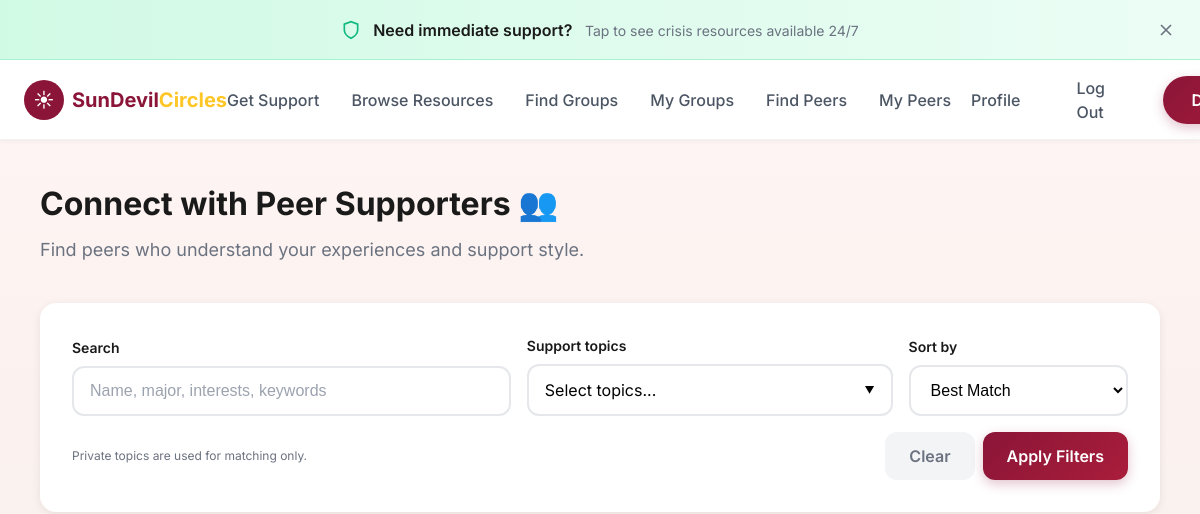
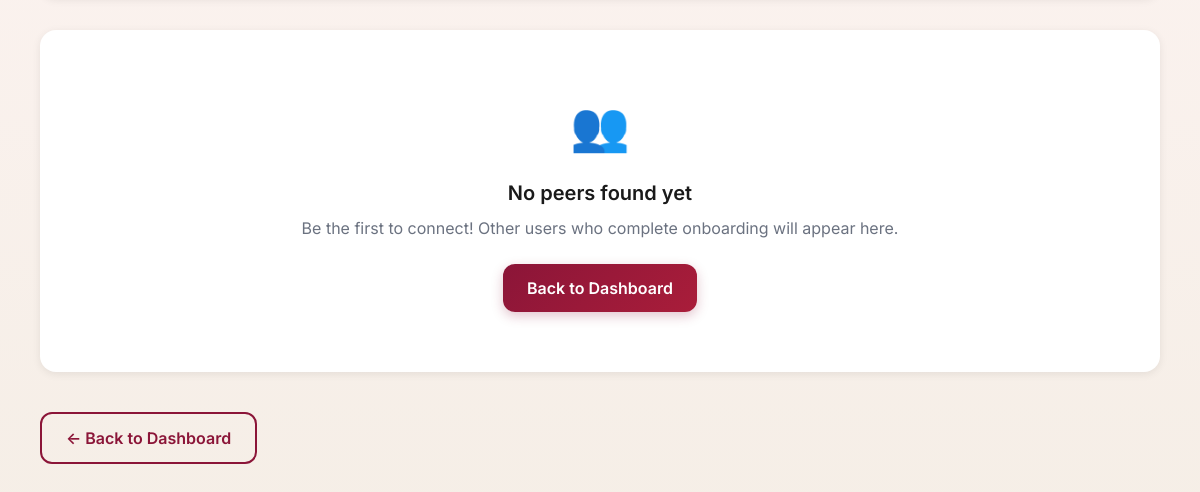
The page /people (signed in) on the database as committed earlier (2 pictures, top to bottom).
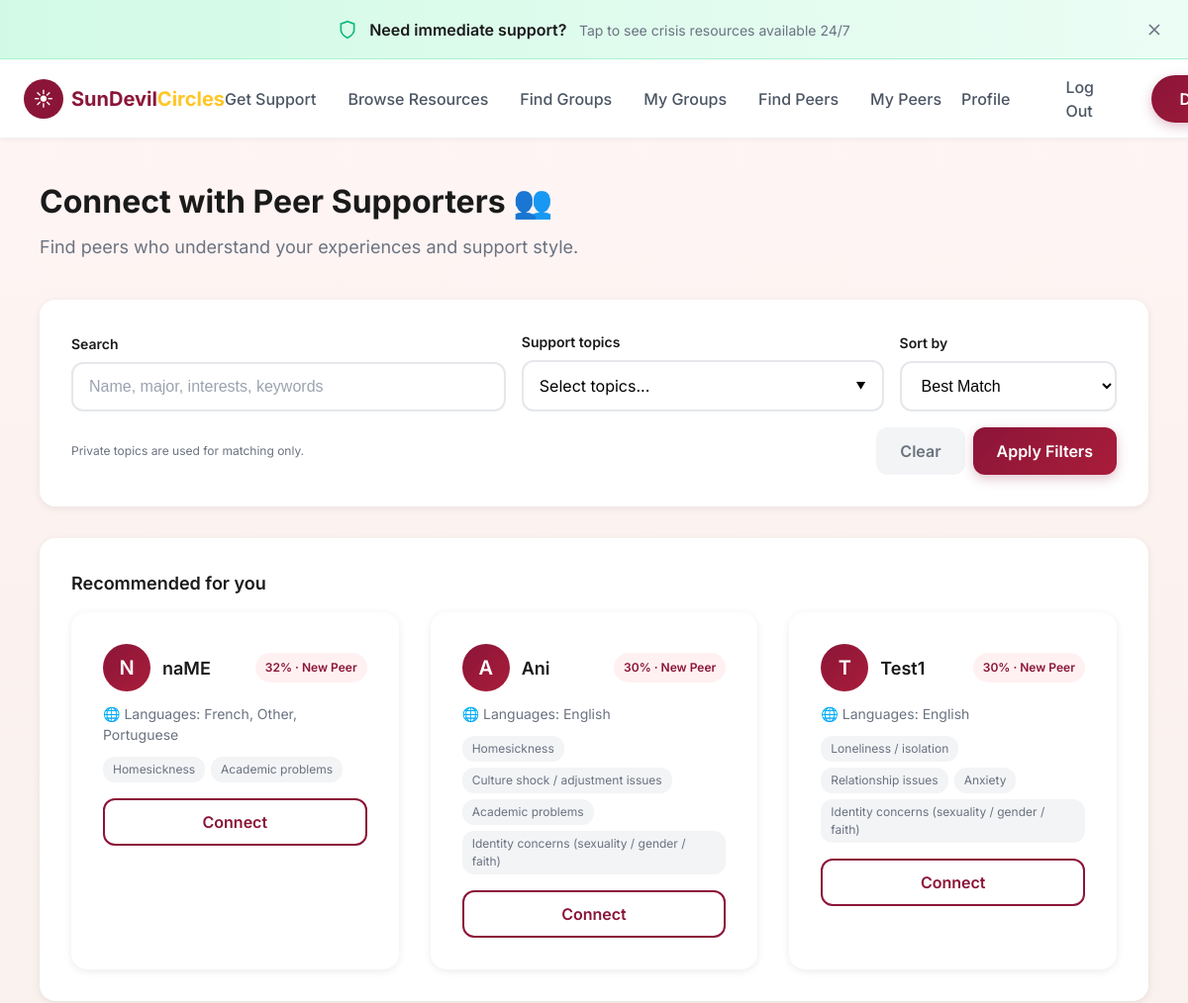
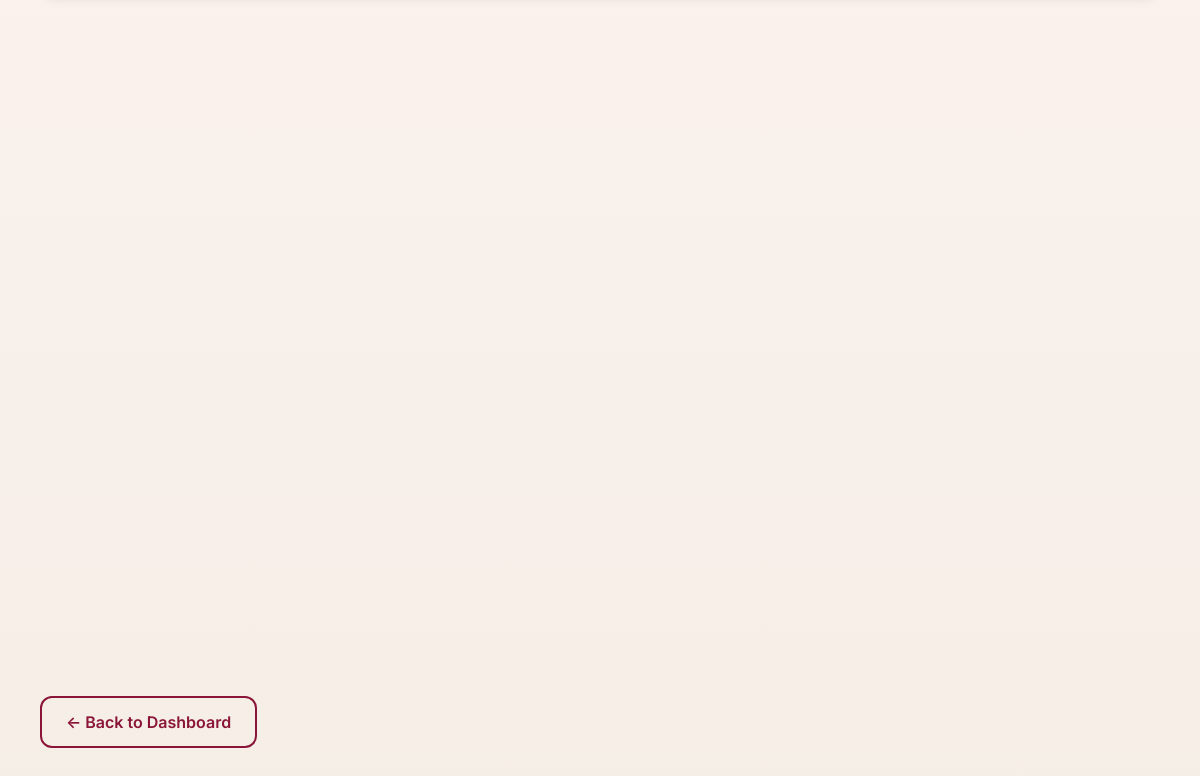
The same page on the database as committed later (2 pictures, top to bottom).
### tables this page shows
CREATE TABLE profiles (
                user_id INTEGER PRIMARY KEY,
                display_name TEXT,
                is_international_freshman INTEGER DEFAULT 0,
                preferred_language TEXT DEFAULT '',
                primary_challenge TEXT DEFAULT '',
                support_style TEXT DEFAULT 'mixed', support_topics TEXT DEFAULT "", languages TEXT DEFAULT "", cultural_background TEXT DEFAULT "", onboarding_complete INTEGER DEFAULT 0,
                FOREIGN KEY (user_id) REFERENCES users(id)
            );

### app.py (the view, shortened to what this page needs)
@app.route("/people", methods=["GET"])
@login_required
def people():
    if not session.get("display_name"):
        return redirect(url_for("onboarding"))
    user_id = session.get("user_id")
    search_query = request.args.get("q", "").strip().lower()
    selected_topics = request.args.getlist("topics")
    sort_by = request.args.get("sort", "best")
    filter_challenge = request.args.get("filter", "")
    selected_topics = normalize_topic_ids(selected_topics)
    current_profile = load_profile_from_db(user_id) if user_id else None
    if not current_profile:
        current_profile = get_profile_dict()
    db = get_db()
    all_profiles = db.execute('''
        SELECT p.*, u.username FROM profiles p
        JOIN users u ON p.user_id = u.id
        WHERE p.user_id != ? AND p.display_name IS NOT NULL AND p.display_name != ''
    ''', (user_id,)).fetchall()
    peers = []
    for row in all_profiles:
        challenges = normalize_topic_ids((row['primary_challenge'] or '').split(','))
        support_topics = normalize_topic_ids((row['support_topics'] or '').split(','))
        private_topics = set(normalize_topic_ids((row['private_topics'] or '').split(',')))
        peer_topics = list(dict.fromkeys(challenges + support_topics))
        public_topics = [t for t in peer_topics if t not in private_topics]
        peer_profile = {
            "display_name": row['display_name'] or 'Anonymous',
            "gender": row['gender'] if 'gender' in row.keys() else '',
            "preferred_language": row['preferred_language'] or '',
            "primary_challenge": challenges,
            "support_topics": support_topics,
            "private_topics": list(private_topics),
            "languages": (row['languages'] or '').split(',') if row['languages'] else [],
            "cultural_background": (row['cultural_background'] or '').split(',') if row['cultural_background'] else [],
            "support_style": row['support_style'] or 'mixed'
        }
        if selected_topics:
            if not set(selected_topics) & set(peer_topics):
                continue
        match_score = calculate_match_score(current_profile, peer_profile)
        if match_score >= 80:
            match_label = "Best Fit"
        elif match_score >= 60:
            match_label = "Good Fit"
        else:
            match_label = "New Peer"
        peers.append({
            "user_id": row['user_id'],
            "display_name": row['display_name'] or 'Anonymous',
            "gender": row['gender'] if 'gender' in row.keys() else '',
            "preferred_language": row['preferred_language'] or '',
            "primary_challenge": ",".join(peer_topics),
            "public_topics": public_topics,
            "support_style": row['support_style'] or 'mixed',
            "languages": peer_profile.get("languages", []),
            "match_score": match_score,
            "match_label": match_label
        })
    if user_id:
        similar = get_similar_users(user_id, top_n=10, threshold=0.2)
    incoming_requests = get_pending_requests_for_user(user_id)
    if sort_by == "alpha":
        peers.sort(key=lambda p: p.get("display_name", ""))
    elif sort_by == "recent":
        peers.sort(key=lambda p: p.get("user_id", 0), reverse=True)
    else:
        peers.sort(key=lambda p: p.get("match_score", 0), reverse=True)
    recommended_peers = peers[:3]
    return render_template(
        "people.html",
        peers=peers,
        recommended_peers=recommended_peers,
        filter=filter_challenge,
        incoming_requests=incoming_requests,
        username=session.get("username"),
        support_topic_categories=SUPPORT_TOPIC_CATEGORIES,
        support_topic_index=SUPPORT_TOPIC_INDEX,
        selected_topics=selected_topics,
        search_query=search_query,
        sort_by=sort_by
    )

### templates/people.html (shortened to what this page needs)
{% extends "base.html" %}
{% block content %}
<div class="container" style="padding-top: 180px; padding-bottom: 80px;">
    <div style="margin-bottom: 40px;">
        <h1 style="font-size: 32px; font-weight: 700; color: var(--text-primary);">Connect with Peer Supporters 👥</h1>
        <p style="color: var(--text-secondary); margin-top: 8px; font-size: 18px;">Find peers who understand your
            experiences and support style.</p>
    </div>
    <div class="card" style="margin-bottom: 32px;">
        <form method="GET" action="{{ url_for('people') }}">
            <div style="display: grid; grid-template-columns: 1.2fr 1fr 0.6fr; gap: 16px; align-items: end;">
                <div>
                    <label style="display: block; font-size: 14px; font-weight: 600; margin-bottom: 8px;">Search</label>
                    <input type="text" name="q" class="form-input" placeholder="Name, major, interests, keywords"
                        value="{{ search_query }}">
                </div>
                <div>
                    <label style="display: block; font-size: 14px; font-weight: 600; margin-bottom: 8px;">Support
                        topics</label>
                    <div class="topic-dropdown" style="position: relative;">
                        <button type="button" class="form-input topic-dropdown-btn"
                            style="text-align: left; cursor: pointer; display: flex; justify-content: space-between; align-items: center;"
                            onclick="toggleTopicDropdown('filterTopics')">
                            <span id="filterTopicsLabel">Select topics...</span>
                            <span style="font-size: 10px;">▼</span>
                        </button>
                    </div>
                </div>
                <div>
                    <label style="display: block; font-size: 14px; font-weight: 600; margin-bottom: 8px;">Sort
                        by</label>
                    <select name="sort" class="form-input">
                        <option value="best" {{ 'selected' if sort_by=='best' else '' }}>Best Match</option>
                    </select>
                </div>
            </div>
            <div
                style="display: flex; justify-content: space-between; align-items: center; margin-top: 16px; gap: 12px;">
                <p style="font-size: 12px; color: var(--text-secondary);">Private topics are used for matching only.</p>
                <div style="display: flex; gap: 8px;">
                    <a href="{{ url_for('people') }}" class="btn btn-secondary">Clear</a>
                    <button type="submit" class="btn btn-maroon">Apply Filters</button>
                </div>
            </div>
        </form>
    </div>
    {% if recommended_peers and recommended_peers|length > 0 %}
    <div class="card" style="margin-bottom: 28px;">
        <h3 style="font-size: 18px; font-weight: 600; margin-bottom: 16px;">Recommended for you</h3>
        <div class="steps-grid">
            {% for peer in recommended_peers %}
            <div class="step-card">
                <div style="display: flex; align-items: center; justify-content: space-between; gap: 12px;">
                    <div style="display: flex; align-items: center; gap: 12px;">
                        <div
                            style="width: 48px; height: 48px; background: linear-gradient(135deg, #8B1538, #A91D3A); border-radius: 50%; display: flex; align-items: center; justify-content: center; color: white; font-size: 20px; font-weight: 600;">
                            {{ peer.display_name[0].upper() if peer.display_name else '?' }}
                        </div>
                        <div>
                            <h3 style="font-size: 18px; font-weight: 600; color: var(--text-primary);">{{
                                peer.display_name }}
                            </h3>
                        </div>
                    </div>
                    <span
                        style="font-size: 12px; padding: 6px 10px; border-radius: 999px; background: #FFF1F2; color: var(--primary-maroon); font-weight: 600;">{{
                        peer.match_score }}% · {{ peer.match_label }}</span>
                </div>
                {% if peer.languages and peer.languages|length > 0 %}
                <p style="font-size: 14px; color: var(--text-secondary); margin: 12px 0 8px;">
                    🌐 Languages: {{ peer.languages|join(', ') }}
                </p>
                {% elif peer.preferred_language %}
                <p style="font-size: 14px; color: var(--text-secondary); margin: 12px 0 8px;">
                    🌐 Speaks {{ peer.preferred_language }}
                </p>
                {% endif %}
                {% if peer.public_topics %}
                <div style="display: flex; flex-wrap: wrap; gap: 6px; margin-top: 12px;">
                    {% for topic in peer.public_topics[:4] %}
                    <span
                        style="font-size: 12px; background: #F3F4F6; color: var(--text-secondary); padding: 4px 10px; border-radius: 12px;">
                        {{ support_topic_index.get(topic, {}).get('label', topic) }}
                    </span>
                    {% endfor %}
                </div>
                {% endif %}
                <button onclick="connectWithPeer('{{ peer.user_id }}', '{{ peer.display_name }}')"
                    class="btn btn-outline" style="width: 100%; margin-top: 16px;">
                    Connect
                </button>
            </div>
            {% endfor %}
        </div>
    </div>
    {% endif %}
    {% if peers and peers|length > 0 %}
    <div class="steps-grid">
    </div>
    {% else %}
    <div class="card text-center" style="padding: 60px 20px;">
        <p style="font-size: 48px; margin-bottom: 16px;">👥</p>
        <h3 style="font-size: 20px; font-weight: 600; margin-bottom: 8px;">No peers found yet</h3>
        <p style="color: var(--text-secondary); margin-bottom: 24px;">Be the first to connect! Other users who complete
            onboarding will appear here.</p>
        <a href="{{ url_for('decision') }}" class="btn btn-maroon">Back to Dashboard</a>
    </div>
    {% endif %}
    <div style="margin-top: 40px;">
        <a href="{{ url_for('decision') }}" class="btn btn-outline">← Back to Dashboard</a>
    </div>
</div>
{% endblock %}

### templates/base.html (shortened to what this page needs)
<!DOCTYPE html>
<html lang="en">
<head>
    <link rel="stylesheet" href="{{ url_for('static', filename='style.css') }}">
    <link rel="stylesheet" href="{{ url_for('static', filename='animations.css') }}">
</head>
<body>
    <div class="crisis-banner" id="crisisBanner">
        <div class="crisis-banner-content" onclick="toggleCrisisPanel()">
            <svg class="crisis-banner-icon" viewBox="0 0 24 24" fill="none" stroke="currentColor" stroke-width="2">
                <path d="M12 22s8-4 8-10V5l-8-3-8 3v7c0 6 8 10 8 10z" />
            </svg>
            <div class="crisis-banner-text">
                <strong>Need immediate support?</strong>
                <span>Tap to see crisis resources available 24/7</span>
            </div>
        </div>
        <svg class="crisis-banner-close" onclick="closeCrisisBanner(event)" viewBox="0 0 24 24" fill="none"
            stroke="currentColor" stroke-width="2">
            <path d="M18 6L6 18M6 6l12 12" />
        </svg>
    </div>
    <nav class="navbar" id="navbar">
        <div class="navbar-container"
            style="display: flex; align-items: center; justify-content: space-between; width: 100%; max-width: 1400px; margin: 0 auto; padding: 0 24px;">
            <a href="{{ url_for('index') }}" class="logo">
                <div class="logo-icon">☀</div>
                <div class="logo-text">
                    <span class="sun">SunDevil</span><span class="circle">Circles</span>
                </div>
            </a>
            <div class="nav-links" style="display: flex; gap: 32px; flex: 1; justify-content: center;">
                {% if session.get('user_id') %}
                <a href="{{ url_for('issue') }}" style="white-space: nowrap;">Get Support</a>
                <a href="{{ url_for('resources_hub') }}" style="white-space: nowrap;">Browse Resources</a>
                <a href="{{ url_for('groups_page') }}" style="white-space: nowrap;">Find Groups</a>
                <a href="{{ url_for('my_groups_page') }}" style="white-space: nowrap;">My Groups</a>
                <a href="{{ url_for('people') }}" style="white-space: nowrap;">Find Peers</a>
                <a href="{{ url_for('peers_page') }}" style="white-space: nowrap;">My Peers</a>
                {% else %}
                <a href="{{ url_for('index') }}#how-it-works">How It Works</a>
                <a href="{{ url_for('index') }}#safety">Safety</a>
                <a href="{{ url_for('index') }}#resources">Resources</a>
                {% endif %}
            </div>
            <div class="nav-actions" style="display: flex; gap: 8px; align-items: center;">
                {% if session.get('user_id') %}
                <a href="{{ url_for('profile') }}" class="btn-signin">Profile</a>
                <a href="{{ url_for('logout') }}" class="btn-signin">Log Out</a>
                <a href="{{ url_for('decision') }}" class="btn-primary">Dashboard</a>
                {% else %}
                <a href="{{ url_for('login') }}" class="btn-signin">Sign In</a>
                <a href="{{ url_for('signup') }}" class="btn-primary">Get Started</a>
                {% endif %}
            </div>
        </div>
    </nav>
    <main>
        {% block content %}{% endblock %}
    </main>
</body>
</html>

Rows that differ between the two databases and show on the page:
added profiles: display_name "N", display_name "naME", match_score "32", match_label "New Peer", languages "French, Other, Portuguese", get "Homesickness" "Academic problems"
added profiles: display_name "A", display_name "Ani", match_score "30", match_label "New Peer", languages "English", get "Homesickness" "Culture shock / adjustment issues" "Academic problems" "Identity concerns (sexuality / gender / faith)"
added profiles: display_name "T", display_name "Test1", match_score "30", match_label "New Peer", languages "English", get "Loneliness / isolation" "Relationship issues" "Anxiety" "Identity concerns (sexuality / gender / faith)"
Other text that changed with them:
text no longer shown: "👥 No peers found yet Be the first to connect! Other users who complete onboarding will appear here. Back to Dashboard"
text now shown: "Recommended for you"
